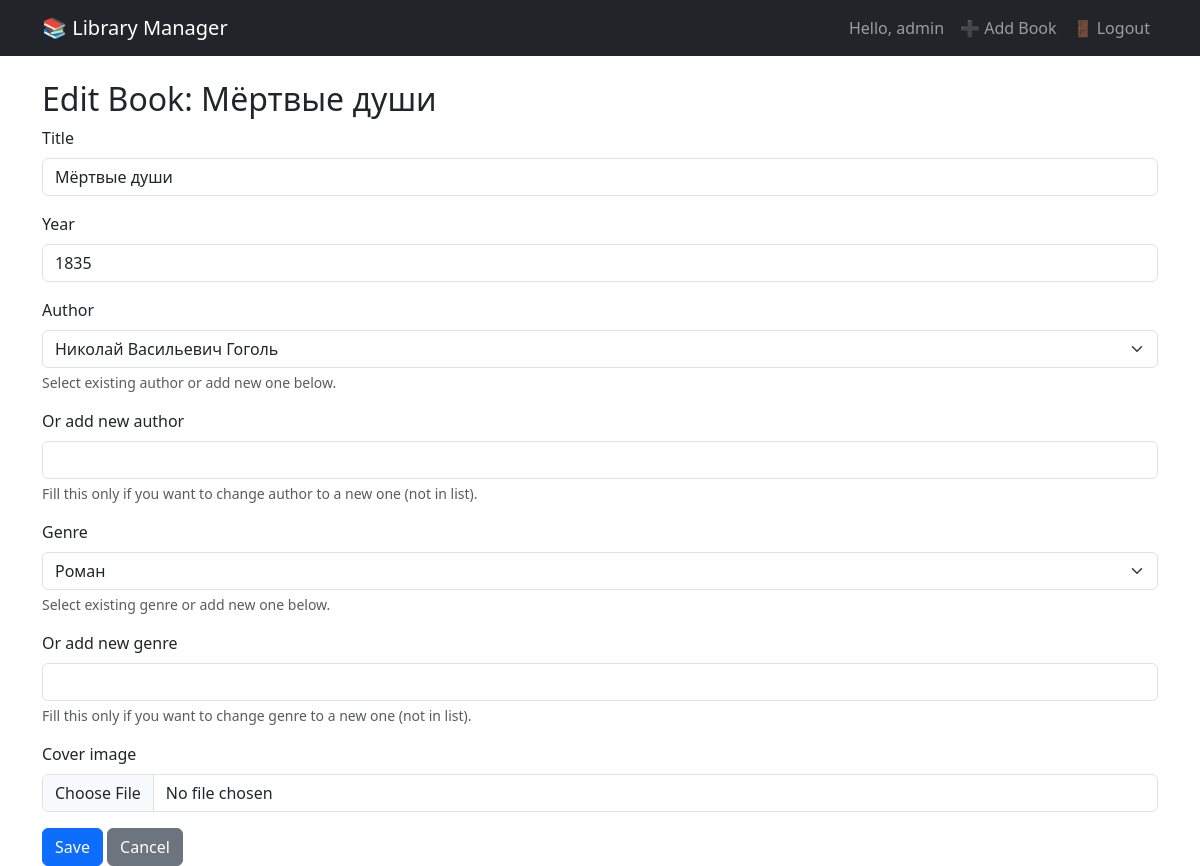
The app's page /book/3/edit (signed in) with its own data.
### models.py (models this page shows, shortened)
class User(UserMixin, db.Model):
    id = db.Column(db.Integer, primary_key=True)
    username = db.Column(db.String(80), unique=True, nullable=False)
    password = db.Column(db.String(200), nullable=False)
    books = db.relationship('Book', backref='user', lazy=True, cascade='all, delete-orphan')
    authors = db.relationship('Author', backref='user', lazy=True, cascade='all, delete-orphan')
    genres = db.relationship('Genre', backref='user', lazy=True, cascade='all, delete-orphan')

class Book(db.Model):
    id = db.Column(db.Integer, primary_key=True)
    title = db.Column(db.String(200), nullable=False)
    year = db.Column(db.Integer)
    cover_path = db.Column(db.String(300))
    is_loaned = db.Column(db.Boolean, default=False)
    added_date = db.Column(db.DateTime, default=datetime.utcnow)
    user_id = db.Column(db.Integer, db.ForeignKey('user.id'), nullable=False)
    author_id = db.Column(db.Integer, db.ForeignKey('author.id'), nullable=False)
    genre_id = db.Column(db.Integer, db.ForeignKey('genre.id'), nullable=False)
    loans = db.relationship('Loan', backref='book', lazy=True, cascade='all, delete-orphan')

### app.py (the view, shortened to what this page needs)
@app.route('/book/<int:book_id>/edit', methods=['GET', 'POST'])
@login_required
def edit_book(book_id):
    book = Book.query.filter_by(id=book_id, user_id=current_user.id).first_or_404()
    form = BookForm(obj=book)
    form.author.choices = [(0, '-- Select author --')] + [(a.id, a.name) for a in Author.query.filter_by(user_id=current_user.id).order_by(Author.name)]
    form.genre.choices = [(0, '-- Select genre --')] + [(g.id, g.name) for g in Genre.query.filter_by(user_id=current_user.id).order_by(Genre.name)]
    form.author.data = book.author_id
    form.genre.data = book.genre_id
    return render_template('edit_book.html', form=form, book=book)

### forms.py
class BookForm(FlaskForm):
    title = StringField('Title', validators=[DataRequired()])
    year = IntegerField('Year', validators=[Optional(), NumberRange(min=0, max=datetime.now().year)])
    author = SelectField('Author', choices=[], coerce=int, validators=[Optional()])
    new_author = StringField('Or add new author', validators=[Optional()])
    genre = SelectField('Genre', choices=[], coerce=int, validators=[Optional()])
    new_genre = StringField('Or add new genre', validators=[Optional()])
    cover = FileField('Cover image', validators=[FileAllowed(['jpg', 'jpeg', 'png'], 'Images only!')])
    submit = SubmitField('Save')

### app.py (called while the page is built)
@login_manager.user_loader
def load_user(user_id):
    return User.query.get(int(user_id))

### templates/edit_book.html (shortened to what this page needs)
{% extends 'base.html' %}
{% block content %}
<h2>Edit Book: {{ book.title }}</h2>
<form method="post" enctype="multipart/form-data">
    <div class="mb-3">
        {{ form.title.label(class="form-label") }}
        {{ form.title(class="form-control") }}
    </div>
    <div class="mb-3">
        {{ form.year.label(class="form-label") }}
        {{ form.year(class="form-control") }}
    </div>
    <div class="mb-3">
        {{ form.author.label(class="form-label") }}
        {{ form.author(class="form-select") }}
        <div class="form-text">Select existing author or add new one below.</div>
    </div>
    <div class="mb-3">
        {{ form.new_author.label(class="form-label") }}
        {{ form.new_author(class="form-control") }}
        <div class="form-text">Fill this only if you want to change author to a new one (not in list).</div>
    </div>
    <div class="mb-3">
        {{ form.genre.label(class="form-label") }}
        {{ form.genre(class="form-select") }}
        <div class="form-text">Select existing genre or add new one below.</div>
    </div>
    <div class="mb-3">
        {{ form.new_genre.label(class="form-label") }}
        {{ form.new_genre(class="form-control") }}
        <div class="form-text">Fill this only if you want to change genre to a new one (not in list).</div>
    </div>
    <div class="mb-3">
        {{ form.cover.label(class="form-label") }}
        {{ form.cover(class="form-control") }}
    </div>
    {{ form.submit(class="btn btn-primary") }}
    <a href="{{ url_for('index') }}" class="btn btn-secondary">Cancel</a>
</form>
{% endblock %}

### templates/base.html (shortened to what this page needs)
<!doctype html>
<html lang="en">
<head>
    <link href="https://cdn.jsdelivr.net/npm/bootstrap@5.3.0/dist/css/bootstrap.min.css" rel="stylesheet">
</head>
<body>
    <nav class="navbar navbar-expand-lg navbar-dark bg-dark">
        <div class="container">
            <a class="navbar-brand" href="{{ url_for('index') }}">📚 Library Manager</a>
            <div class="collapse navbar-collapse">
                <ul class="navbar-nav ms-auto">
                    {% if current_user.is_authenticated %}
                        <li class="nav-item"><span class="nav-link">Hello, {{ current_user.username }}</span></li>
                        <li class="nav-item"><a class="nav-link" href="{{ url_for('add_book') }}">➕ Add Book</a></li>
                        <li class="nav-item"><a class="nav-link" href="{{ url_for('logout') }}">🚪 Logout</a></li>
                    {% else %}
                        <li class="nav-item"><a class="nav-link" href="{{ url_for('login') }}">Login</a></li>
                        <li class="nav-item"><a class="nav-link" href="{{ url_for('register') }}">Register</a></li>
                    {% endif %}
                </ul>
            </div>
        </div>
    </nav>
    <div class="container mt-4">
        {% block content %}{% endblock %}
    </div>
</body>
</html>

### records on screen
User: username "admin"
Book: title "Мёртвые души", year "1835", author "Николай Васильевич Гоголь", genre "Роман"
